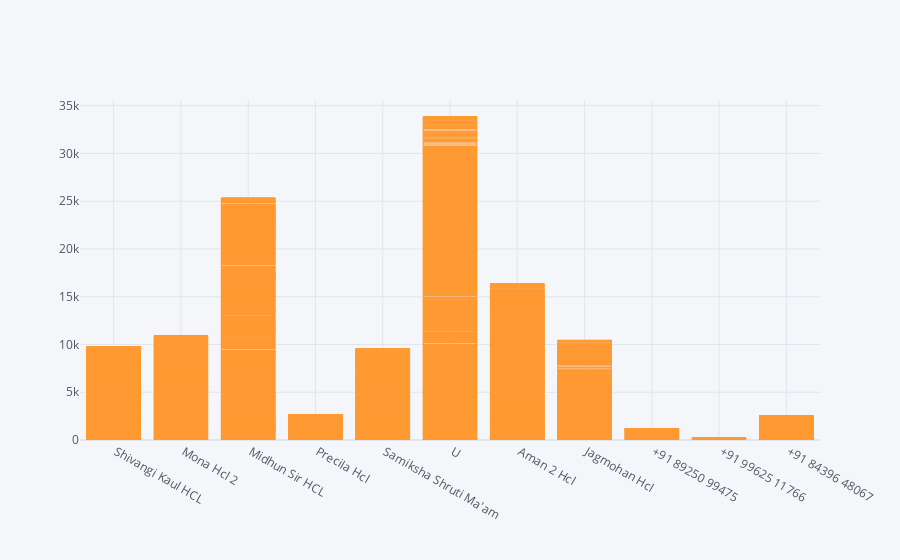

Notebook cell for this chart:
### Code cell
df.iplot(kind='bar',x='Contact',y='Length')

### Figure 1 — Plotly figure (JSON) as saved in the notebook; plotly's stock layout.template omitted (floating-point values rounded to 4 significant figures; data arrays with more than 128 entries replaced by an {"elided": "..."} marker saying what was removed)
{"data": [{"marker": {"color": "rgba(255, 153, 51, 0.6)", "line": {"color": "rgba(255, 153, 51, 1.0)", "width": 1}}, "name": "Length", "orientation": "v", "text": "", "type": "bar", "x": {"elided": "5616 str values"}, "y": {"elided": "5616 int values"}}], "layout": {"legend": {"bgcolor": "#F5F6F9", "font": {"color": "#4D5663"}}, "paper_bgcolor": "#F5F6F9", "plot_bgcolor": "#F5F6F9", "title": {"font": {"color": "#4D5663"}}, "xaxis": {"gridcolor": "#E1E5ED", "showgrid": true, "tickfont": {"color": "#4D5663"}, "title": {"font": {"color": "#4D5663"}, "text": ""}, "zerolinecolor": "#E1E5ED"}, "yaxis": {"gridcolor": "#E1E5ED", "showgrid": true, "tickfont": {"color": "#4D5663"}, "title": {"font": {"color": "#4D5663"}, "text": ""}, "zerolinecolor": "#E1E5ED"}}}
